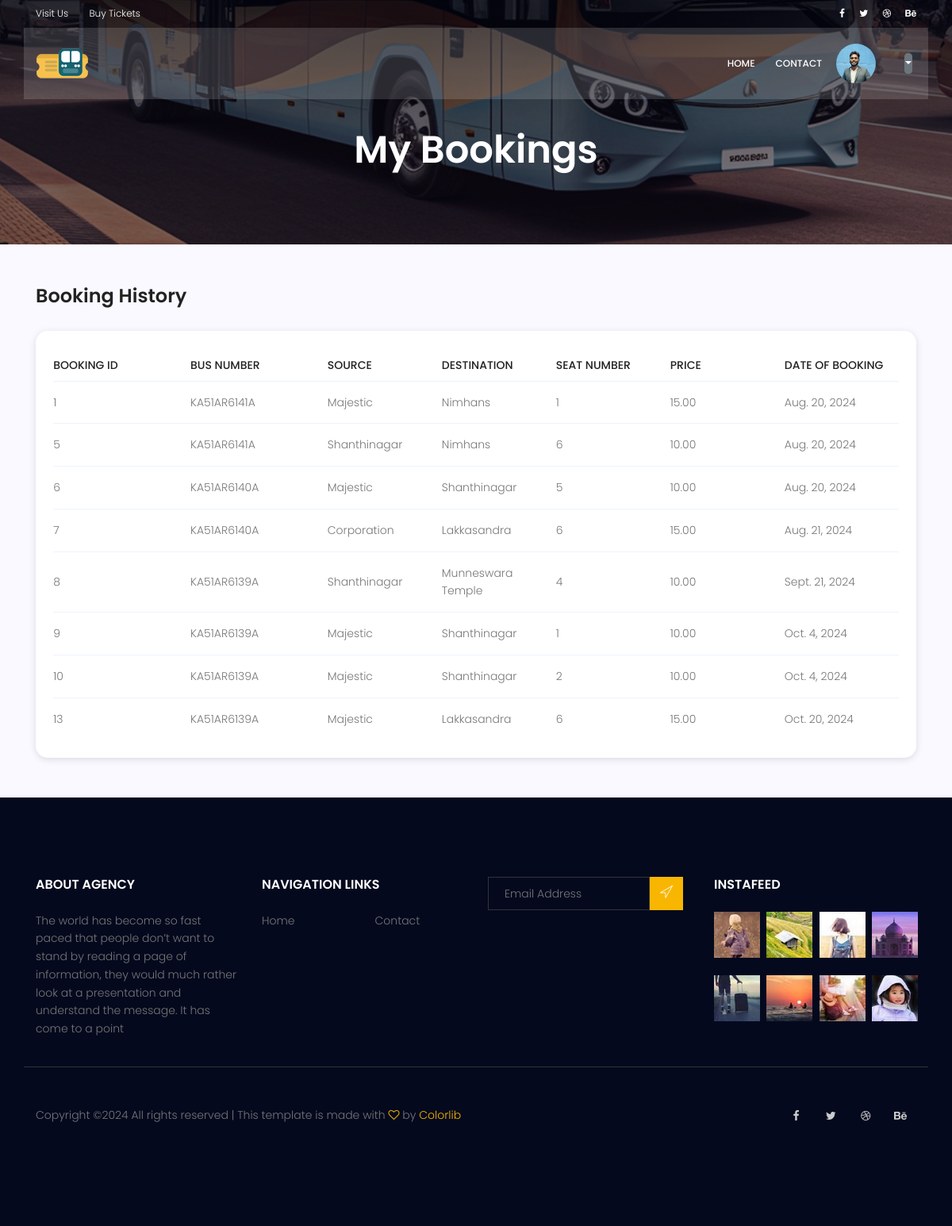
Page /my-bookings/ (signed in) on the committed database.
### Booking/models.py (models this page shows, shortened)
class Profile(models.Model):
    user = models.OneToOneField(User, on_delete=models.CASCADE, related_name='profile')
    phone_number = models.CharField(max_length=15, blank=True, null=True)
    date_of_birth = models.DateField(blank=True, null=True)
    aadhar = models.IntegerField(null=True)
    profile_picture = models.ImageField(upload_to='profile_pictures/', blank=True, null=True)

class Booking(models.Model):
    booking_id = models.AutoField(primary_key=True)
    user = models.ForeignKey(User, on_delete=models.CASCADE, related_name='bookings_user')
    source = models.ForeignKey(BusStop, on_delete=models.CASCADE, related_name='bookings_source')
    destination = models.ForeignKey(BusStop, on_delete=models.CASCADE, related_name='bookings_destination')
    price = models.ForeignKey(Fare, on_delete=models.CASCADE, related_name='bookings_price')
    bus = models.ForeignKey(Bus, on_delete=models.CASCADE, related_name='bookings_bus')
    seat = models.ForeignKey(Seat, on_delete=models.CASCADE)
    date = models.DateField(default=timezone.now)

class Bus(models.Model):
    bus_id = models.AutoField(primary_key=True)
    route_id = models.ForeignKey(Route, on_delete=models.CASCADE, related_name='buses')
    bus_number = models.CharField(max_length=255)
    conductor_name = models.CharField(max_length=255)
    conductor_number = models.CharField(max_length=15)

class BusStop(models.Model):
    stop_id = models.AutoField(primary_key=True)
    name = models.CharField(max_length=100)
    location = models.CharField(max_length=100)
    route_id = models.ForeignKey(Route, on_delete=models.CASCADE, related_name='stops')

class Seat(models.Model):
    bus = models.ForeignKey(Bus, on_delete=models.CASCADE)
    seat_number = models.CharField(max_length=5)

class Fare(models.Model):
    source = models.ForeignKey(BusStop, related_name='fare_source', on_delete=models.CASCADE)
    destination = models.ForeignKey(BusStop, related_name='fare_destination', on_delete=models.CASCADE)
    price = models.DecimalField(max_digits=5, decimal_places=2)
    route = models.ForeignKey(Route, on_delete=models.CASCADE)

### Booking/checks.py (the view)
    def _wrapped_view(request, *args, **kwargs):
        if admin_check(request.user):
            return view_func(request, *args, **kwargs)
        else:
            return redirect("login")

### Booking/checks.py (called while the page is built)
def admin_check(user):
    return user.is_authenticated

def login_required(view_func):
    def _wrapped_view(request, *args, **kwargs):
        if admin_check(request.user):
            return view_func(request, *args, **kwargs)
        else:
            return redirect("login")
    return _wrapped_view

### Booking/views.py (called while the page is built)
@login_required
def my_bookings(request):
    bookings = Booking.objects.filter(user=request.user)
    return render(request, 'my_bookings_final.html', {'bookings': bookings})

### Booking/templates/my_bookings_final.html (shortened to what this page needs)
{% extends 'base.html' %}
{% block content %}
<section class="relative about-banner" id="home">
    <div class="overlay overlay-bg"></div>
    <div class="container">
        <div class="row d-flex align-items-center justify-content-center">
            <div class="about-content col-lg-12">
                <h1 class="text-white">
                    My Bookings
                </h1>
            </div>
        </div>
    </div>
</section>
<div class="whole-wrap">
    <div class="container">
        <div class="section-top-border">
            <h3 class="mb-30">Booking History</h3>
            <div class="progress-table-wrap">
                <div class="progress-table" style="padding: 2%; border-radius: 15px;box-shadow: rgba(99, 99, 99, 0.2) 0px 2px 8px 0px;">
                    <div class="table-head">
                        <div class="booking_id">Booking ID</div>
                        <div class="bus_number">Bus Number</div>
                        <div class="source">Source</div>
                        <div class="destination">Destination</div>
                        <div class="seat_no">Seat Number</div>
                        <div class="price">Price</div>
                        <div class="booking_date">Date of Booking</div>
                    </div>
                    {% for booking in bookings %}
                    <div class="table-row">
                        <div class="booking_id">{{ booking.booking_id }}</div>
                        <div class="bus_number">{{ booking.bus.bus_number }}</div>
                        <div class="source">{{ booking.source.name }}</div>
                        <div class="destination">{{ booking.destination.name }}</div>
                        <div class="seat_no">{{ booking.seat.seat_number }}</div>
                        <div class="price">{{ booking.price.price }}</div>
                        <div class="booking_date">{{ booking.date }}</div>
                    </div>
                    {% endfor %}
                </div>
            </div>
        </div>
    </div>
</div>
{% endblock %}

### Booking/templates/base.html (shortened to what this page needs)
{% load static %}
<!DOCTYPE html>
<html lang="zxx" class="no-js">
<head>
        <link rel="stylesheet" href="{% static 'index2/css/linearicons.css' %}">
			<link rel="stylesheet" href="{% static 'index2/css/font-awesome.min.css' %}">
			<link rel="stylesheet" href="{% static 'index2/css/bootstrap.css' %}">
			<link rel="stylesheet" href="{% static 'index2/css/magnific-popup.css' %}">
			<link rel="stylesheet" href="{% static 'index2/css/jquery-ui.css' %}">
			<link rel="stylesheet" href="{% static 'index2/css/nice-select.css' %}">
			<link rel="stylesheet" href="{% static 'index2/css/animate.min.css' %}">
			<link rel="stylesheet" href="{% static 'index2/css/owl.carousel.css' %}">
			<link rel="stylesheet" href="{% static 'index2/css/main.css' %}">
    </head>
    <body>
        <header id="header">
            <div class="header-top">
                <div class="container">
                  <div class="row align-items-center">
                      <div class="col-lg-6 col-sm-6 col-6 header-top-left">
                          <ul>
                              <li><a href="#">Visit Us</a></li>
                              <li><a href="#">Buy Tickets</a></li>
                          </ul>
                      </div>
                      <div class="col-lg-6 col-sm-6 col-6 header-top-right">
                        <div class="header-social">
                            <a href="#"><i class="fa fa-facebook"></i></a>
                            <a href="#"><i class="fa fa-twitter"></i></a>
                            <a href="#"><i class="fa fa-dribbble"></i></a>
                            <a href="#"><i class="fa fa-behance"></i></a>
                        </div>
                      </div>
                  </div>
                </div>
            </div>
            <div class="container main-menu">
                <div class="row align-items-center justify-content-between d-flex">
                  <div id="logo">
                    <a href="index.html"><img src="{% static 'index2/img/easyBus-logo.png' %}" alt="" title="" /></a>
                  </div>
                  <nav id="nav-menu-container" style = "padding-right: 10px; display: flex; justify-content: center;">
                    <ul class="nav-menu" style = "padding-right: 10px; display: flex; justify-content: center; align-items: center;">
                      <li><a href="{% url 'index' %}">Home</a></li>
                      <li><a href="{% url 'index' %}#footer">Contact</a></li>
                      {% if user.is_authenticated %}
                      <li><img src="{{ user.profile.profile_picture.url }}" alt="Profile Picture" class="rounded-circle" style="width: 50px; height: 50px; object-fit: cover;"></li>
                      <li></li>
                      <li><button class="btn btn-secondary dropdown-toggle" type="button" id="dropdownMenuButton" data-toggle="dropdown" aria-haspopup="true" aria-expanded="false"></button>
                    </li>
                      {% else %}
                            <a href="{% url 'login' %}" class="btn btn-primary mr-2">Login</a>
                            <a href="{% url 'signup' %}" class="btn btn-secondary">Sign Up</a>
                      {% endif %}
                    </div>
                </div>
        </header>
        {% block content %}{% endblock %}
        <footer class="footer-area section-gap">
            <div class="container">
                <div class="row">
                    <div class="col-lg-3  col-md-6 col-sm-6">
                        <div class="single-footer-widget">
                            <h6>About Agency</h6>
                            <p>
                                The world has become so fast paced that people don’t want to stand by reading a page of information, they would much rather look at a presentation and understand the message. It has come to a point
                            </p>
                        </div>
                    </div>
                    <div class="col-lg-3 col-md-6 col-sm-6">
                        <div class="single-footer-widget">
                            <h6>Navigation Links</h6>
                            <div class="row">
                                <div class="col">
                                    <ul>
                                        <li><a href="#">Home</a></li>
                                    </ul>
                                </div>
                                <div class="col">
                                    <ul>
                                        <li><a href="#">Contact</a></li>
                                    </ul>
                                </div>
                            </div>
                        </div>
                    </div>
                    <div class="col-lg-3  col-md-6 col-sm-6">
                        <div class="single-footer-widget">
                            <div id="mc_embed_signup">
                                <form target="_blank" action="https://spondonit.us12.list-manage.com/subscribe/post?u=1462626880ade1ac87bd9c93a&amp;id=92a4423d01" method="get" class="subscription relative">
                                    <div class="input-group d-flex flex-row">
                                        <input name="EMAIL" placeholder="Email Address" onfocus="this.placeholder = ''" onblur="this.placeholder = 'Email Address '" required="" type="email">
                                        <button class="btn bb-btn"><span class="lnr lnr-location"></span></button>
                                    </div>
                                </form>
                            </div>
                        </div>
                    </div>
                    <div class="col-lg-3  col-md-6 col-sm-6">
                        <div class="single-footer-widget mail-chimp">
                            <h6 class="mb-20">InstaFeed</h6>
                            <ul class="instafeed d-flex flex-wrap">
                                <li><img src="img/i1.jpg" alt=""></li>
                                <li><img src="img/i2.jpg" alt=""></li>
                                <li><img src="img/i3.jpg" alt=""></li>
                                <li><img src="img/i4.jpg" alt=""></li>
                                <li><img src="img/i5.jpg" alt=""></li>
                                <li><img src="img/i6.jpg" alt=""></li>
                                <li><img src="img/i7.jpg" alt=""></li>
                                <li><img src="img/i8.jpg" alt=""></li>
                            </ul>
                        </div>
                    </div>
                </div>
                <div class="row footer-bottom d-flex justify-content-between align-items-center">
                    <p class="col-lg-8 col-sm-12 footer-text m-0">
Copyright &copy;<script>document.write(new Date().getFullYear());</script> All rights reserved | This template is made with <i class="fa fa-heart-o" aria-hidden="true"></i> by <a href="https://colorlib.com" target="_blank">Colorlib</a>
</p>
                    <div class="col-lg-4 col-sm-12 footer-social">
                        <a href="#"><i class="fa fa-facebook"></i></a>
                        <a href="#"><i class="fa fa-twitter"></i></a>
                        <a href="#"><i class="fa fa-dribbble"></i></a>
                        <a href="#"><i class="fa fa-behance"></i></a>
                    </div>
                </div>
            </div>
        </footer>
    </body>
</html>

### rows in the picture
Booking: booking_id "1", bus.bus_number "KA51AR6141A", source.name "Majestic", destination.name "Nimhans", seat.seat_number "1", price.price "15.00", date "Aug. 20, 2024"
Booking: booking_id "5", bus.bus_number "KA51AR6141A", source.name "Shanthinagar", destination.name "Nimhans", seat.seat_number "6", price.price "10.00", date "Aug. 20, 2024"
Booking: booking_id "6", bus.bus_number "KA51AR6140A", source.name "Majestic", destination.name "Shanthinagar", seat.seat_number "5", price.price "10.00", date "Aug. 20, 2024"
Booking: booking_id "7", bus.bus_number "KA51AR6140A", source.name "Corporation", destination.name "Lakkasandra", seat.seat_number "6", price.price "15.00", date "Aug. 21, 2024"
Booking: booking_id "8", bus.bus_number "KA51AR6139A", source.name "Shanthinagar", destination.name "Munneswara Temple", seat.seat_number "4", price.price "10.00", date "Sept. 21, 2024"
Booking: booking_id "9", bus.bus_number "KA51AR6139A", source.name "Majestic", destination.name "Shanthinagar", seat.seat_number "1", price.price "10.00", date "Oct. 4, 2024"
Booking: booking_id "10", bus.bus_number "KA51AR6139A", source.name "Majestic", destination.name "Shanthinagar", seat.seat_number "2", price.price "10.00", date "Oct. 4, 2024"
Booking: booking_id "13", bus.bus_number "KA51AR6139A", source.name "Majestic", destination.name "Lakkasandra", seat.seat_number "6", price.price "15.00", date "Oct. 20, 2024"
